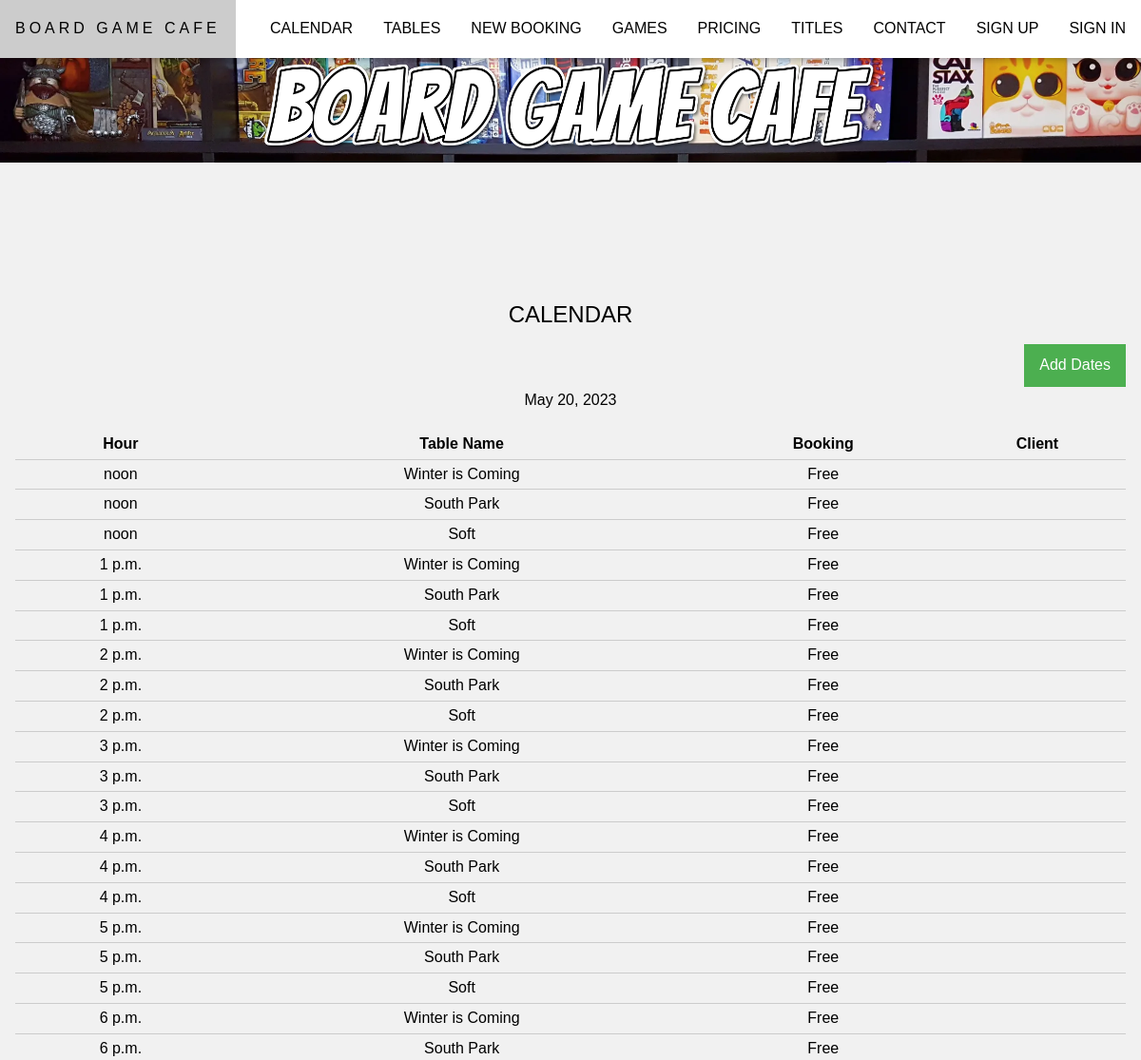
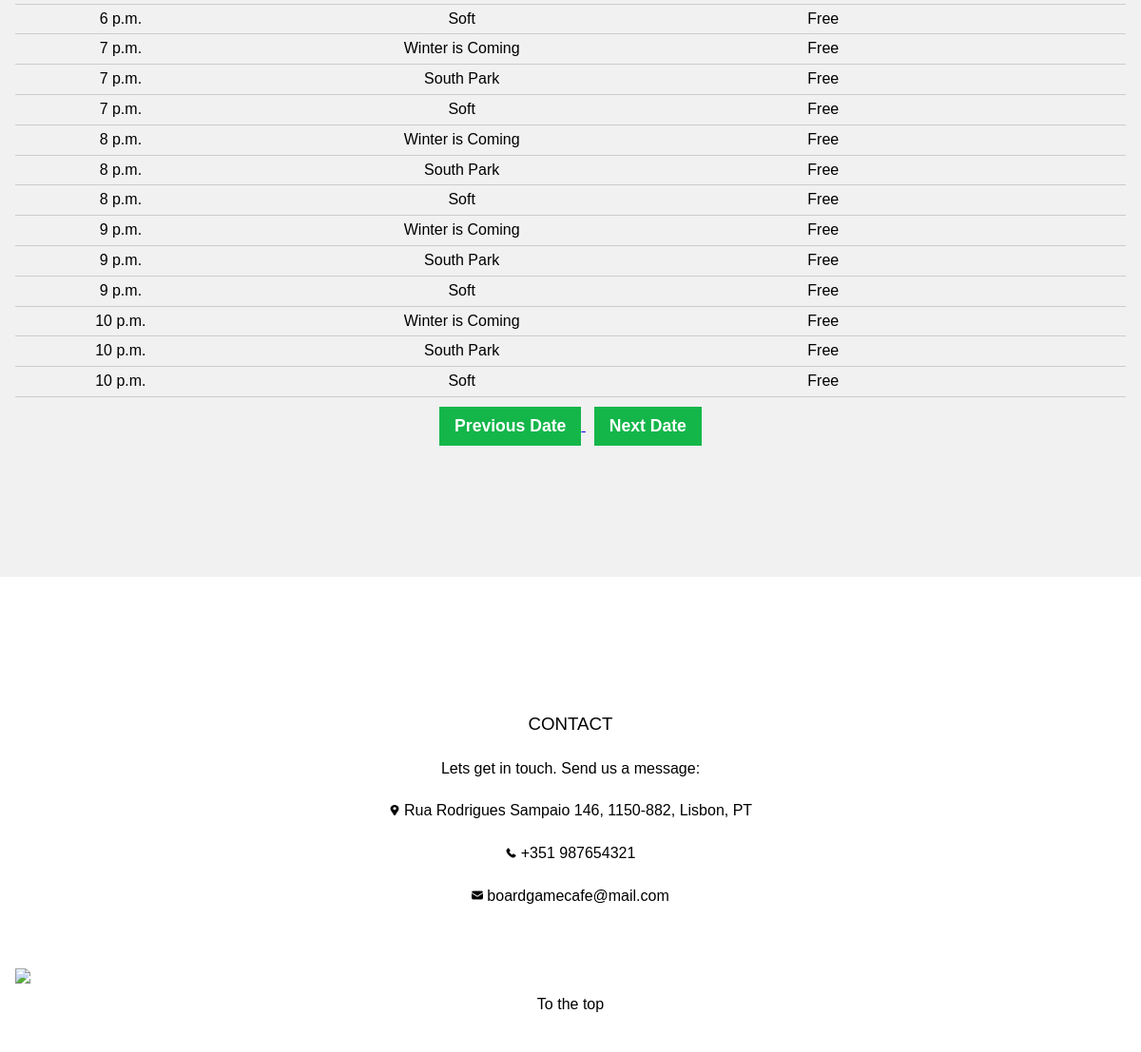
The page /boardgamecafe/calendar on the database its author committed (2 pictures, top to bottom).
### boardgamecafe/models.py (models this page shows)
class Calendar(models.Model):
    date = models.DateField()
    open_time = models.TimeField()
    close_time = models.TimeField() # mudei de end para close
    log_is_active = models.BooleanField()
    log_date_created = models.DateTimeField()
    log_date_last_update = models.DateTimeField()

class Table(models.Model):
    name = models.CharField(max_length=50)
    capacity = models.IntegerField(validators=[MinValueValidator(0)])
    log_is_active = models.BooleanField()
    log_date_created = models.DateTimeField()
    log_date_last_update = models.DateTimeField()

### boardgamecafe/views.py (the view)
# urls.py: path('calendar', views.calendar, name='calendar'),
def calendar(request):
    tables_list = Table.objects.all().filter(log_is_active=True)
    today_str = datetime.strftime(datetime.now(), '%Y-%m-%d')
    today_date = datetime.strptime(today_str, '%Y-%m-%d').date()
    date = Calendar.objects.filter(date=today_date).values('id', 'date', 'open_time', 'close_time', 'log_is_active')
    if date.count() > 0:
        for d in date:
            if d['log_is_active']:
                slots_list = allslots(date)
                booking_list = Booking.objects.all().filter(log_is_active=True).filter(calendar_id=int(d['id']))
                calendar_list = getCalendar(slots_list, tables_list, booking_list)
                return render(request, 'boardgamecafe/calendar.html', {'date': today_date, 'dateobj': date, 'calendar_list': calendar_list})
            else:
                return render(request, 'boardgamecafe/calendar.html', {'date': today_date})
    else:
        return render(request, 'boardgamecafe/calendar.html', {'date': today_date})

### boardgamecafe/views.py (called while the page is built)
def allslots(date):
    slots_list = []
    for d in date:
        if date.count() > 0 and d['log_is_active']:
            ot_aux = int(d['open_time'].strftime('%H:%M').split(':')[0])
            ct_aux = int(d['close_time'].strftime('%H:%M').split(':')[0])
            for i in range(ot_aux, ct_aux + 1):
                if i < 10:
                    aux = "0" + str(i) + ":00"
                else:
                    aux = str(i) + ":00"
                aux2 = datetime.strptime(aux, '%H:%M').time()
                slots_list.append(aux2)
    return slots_list

### boardgamecafe/templates/boardgamecafe/calendar.html (shortened to what this page needs)
{% extends "boardgamecafe/template.html" %}
{% load static %}
{% block content %}
    <section class="w3-container w3-light-grey w3-center" style="padding:128px 16px" id="calendar">
        <h1>CALENDAR</h1>
        <a class="w3-green w3-button w3-center w3-right" href="{% url 'boardgamecafe:addremovecalendar' %}">Add Dates</a>
        <br>
        {% if dateobj %}
            <p> {{ date }} </p>
            <div>
                <table>
                    <tr>
                        <td> <b> Hour </b> </td>
                        <td> <b> Table Name </b> </td>
                        <td> <b> Booking </b> </td>
                        <td> <b> Client </b> </td>
                    </tr>
                    {% for b in calendar_list %}
                        <tr>
                            <td> {{b.slot}} </td>
                            <td> {{b.name}} </td>
                            <td>
                                {%  if b.link == "Free"  %}
                                    {{b.link}}
                                {% else %}
                                    <a href="{% url 'boardgamecafe:index' %}"> {{b.link}} </a>
                                {% endif %}
                            </td>
                            <td> {{b.nickname}} </td>
                        </tr>
                    {% endfor %}
                </table>
            </div>
        {% else %}
            <p> {{ date }} </p>
            <p> There is no calendar for this day </p>
        {% endif %}
        <div class="w3-center">
            <a href="{% url 'boardgamecafe:nextdate' date 1 %}">
                <button class="form_crude_btn w3-button w3-center" id="previous_date"> Previous Date </button>
            </a>
            <a href="{% url 'boardgamecafe:nextdate' date 0 %}">
                <button class="form_crude_btn w3-button w3-center" id="next_date"> Next Date </button>
            </a>
        </div>
    </section>
{% endblock %}

### boardgamecafe/static/boardgamecafe/css/style.css (style rules this page uses)
html { -ms-text-size-adjust:100%;-webkit-text-size-adjust:100% }
body { margin:0 }
h1,h2,h3,h4,h5,h6 { font-family:"Segoe UI",Arial,sans-serif;font-weight:400;margin:10px 0 }
.w3-btn,.w3-button { border:none;display:inline-block;padding:8px 16px;vertical-align:middle;overflow:hidden;text-decoration:none;color:inherit;background-color:inherit;text-align:center;cursor:pointer;white-space:nowrap }
.w3-btn,.w3-button { -webkit-touch-callout:none;-webkit-user-select:none;-khtml-user-select:none;-moz-user-select:none;-ms-user-select:none;user-select:none }
.w3-container:after,.w3-container:before,.w3-panel:after,.w3-panel:before,.w3-row:after,.w3-row:before,.w3-row-padding:after,.w3-row-padding:before, .w3-cell-row:before,.w3-cell-row:after,.w3-clear:after,.w3-clear:before,.w3-bar:before,.w3-bar:after { content:"";display:table;clear:both }
.w3-container,.w3-panel { padding:0.01em 16px }
.w3-center { text-align:center!important }
.w3-right { float:right!important }
.w3-green,.w3-hover-green:hover { color:#fff!important;background-color:#4CAF50!important }
.w3-light-grey,.w3-hover-light-grey:hover,.w3-light-gray,.w3-hover-light-gray:hover { color:#000!important;background-color:#f1f1f1!important }
body,h1,h2,h3,h4,h5,h6 { font-family: "Raleway", sans-serif }
body, html { height: 100%; line-height: 1.8; }
.form_crude_btn { font-weight: 600; font-size: 1.1em; padding: 10px 16px; margin: 10px 0; color: #ffffff; background: #14b64a; }
table { border-collapse: collapse; width: 100%; }
tr { border-bottom: 1px solid #ccc; }

### rows shown on the page
Calendar: date "May 20, 2023"
Table: name "Winter is Coming" "Winter is Coming" "Winter is Coming" "Winter is Coming" "Winter is Coming" "Winter is Coming" "Winter is Coming" "Winter is Coming" "Winter is Coming" "Winter is Coming" "Winter is Coming"
Table: name "South Park" "South Park" "South Park" "South Park" "South Park" "South Park" "South Park" "South Park" "South Park" "South Park" "South Park"
Table: name "Soft" "Soft" "Soft" "Soft" "Soft" "Soft" "Soft" "Soft" "Soft" "Soft" "Soft"

### other values the page prints
{{ b.slot }} "noon" "noon" "noon" "1 p.m." "1 p.m." "1 p.m." "2 p.m." "2 p.m." "2 p.m." "3 p.m." "3 p.m." "3 p.m." "4 p.m." "4 p.m." "4 p.m." "5 p.m." "5 p.m." "5 p.m." "6 p.m." "6 p.m." "6 p.m." "7 p.m." "7 p.m." "7 p.m." "8 p.m." "8 p.m." "8 p.m." "9 p.m." "9 p.m." "9 p.m." "10 p.m." "10 p.m." "10 p.m."
{{ b.link }} "Free" "Free" "Free" "Free" "Free" "Free" "Free" "Free" "Free" "Free" "Free" "Free" "Free" "Free" "Free" "Free" "Free" "Free" "Free" "Free" "Free" "Free" "Free" "Free" "Free" "Free" "Free" "Free" "Free" "Free" "Free" "Free" "Free"
